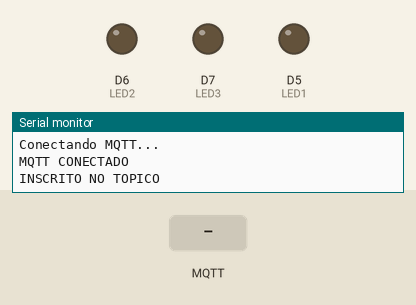
The sketch below on a simulated ESP8266 (NodeMCU). On the bench: output pins drawn as LEDs (lit = HIGH), the last lines printed to the serial monitor. The test bench sets the inputs (shaded band). WiFi joins after 1.5 s; servers stay silent unless stated; no MQTT or app messages arrive unless stated.

Above: at 3.2 s.
3.3 s: MQTT message "0" arrives on the first subscribed topic
At 4.4 s:
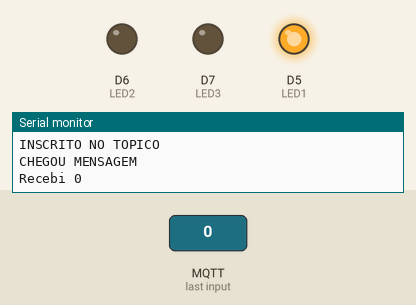
4.8 s: MQTT message "1" arrives on the first subscribed topic
At 5.6 s:
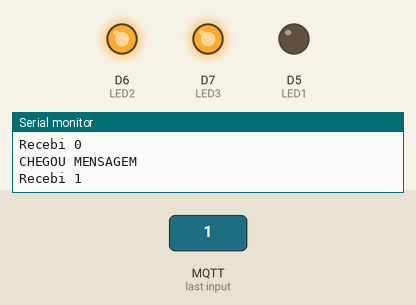
Timing chart, 0 to 7.8 s (numbered marks = the images above; inputs shaded):
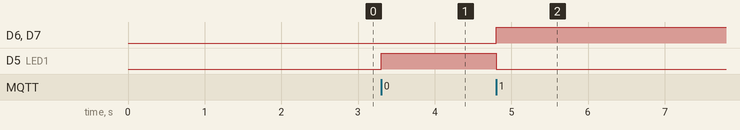

Measured:
- after the input at 3.3 s, D5 (LED1): LOW → HIGH at once
- after the input at 4.8 s, D6 (LED2), D7 (LED3): LOW → HIGH at once; D5 (LED1): HIGH → LOW at once

The sketch:

subscribe_esp_sensor.ino
```cpp
#include <ESP8266WiFi.h>   // Biblioteca que permite o ESP8266 conectar no Wi-Fi
#include <PubSubClient.h>  // Biblioteca que permite usar o protocolo MQTT

// ====== CONFIGURAÇÃO WIFI ======
const char* ssid = "CSI-Lab";        // Nome da rede Wi-Fi que o ESP vai tentar conectar
const char* password = "In@teLCS&I"; // Senha da rede Wi-Fi

// ====== CONFIGURAÇÃO MQTT ======
const char* server = "192.168.66.11"; // Endereço IP do broker MQTT (servidor)
const int port = 1883;                // Porta do MQTT (1883 = padrão sem segurança)
const char* user = "csilab";          // Usuário para autenticação no broker
const char* pass = "WhoAmI#2024";     // Senha para autenticação no broker
const char* topic = "casa/botao";     // Tópico que o ESP vai escutar (subscribe)

// ====== DEFINIÇÃO DOS LEDS ======
#define LED1 D5   // LED1 será ligado quando receber "0"
#define LED2 D6   // LED2 será ligado quando receber "1"
#define LED3 D7   // LED3 será ligado quando receber "1"

// ====== OBJETOS ======
WiFiClient wifiClient;                 // Cria um objeto que gerencia a conexão Wi-Fi
PubSubClient client(wifiClient);       // Cria o cliente MQTT usando a conexão Wi-Fi

// ====== FUNÇÃO QUE EXECUTA QUANDO CHEGA MENSAGEM MQTT ======
void callback(char* topico, byte* payload, unsigned int length) {

  Serial.println("CHEGOU MENSAGEM");   // Mostra que o ESP recebeu algo do broker

  // Aqui vamos analisar apenas o PRIMEIRO caractere recebido
  // payload[0] é o primeiro byte da mensagem

  if (payload[0] == '0') {             // Se o primeiro caractere for '0'
    digitalWrite(LED1, HIGH);          // Liga o LED1
    digitalWrite(LED2, LOW);           // Garante que LED2 está desligado
    digitalWrite(LED3, LOW);           // Garante que LED3 está desligado
    Serial.println("Recebi 0");        // Mostra na serial
  }

  if (payload[0] == '1') {             // Se o primeiro caractere for '1'
    digitalWrite(LED1, LOW);           // Desliga o LED1
    digitalWrite(LED2, HIGH);          // Liga o LED2
    digitalWrite(LED3, HIGH);          // Liga o LED3
    Serial.println("Recebi 1");        // Mostra na serial
  }
}

// ====== FUNÇÃO SETUP (RODA UMA VEZ AO LIGAR) ======
void setup() {

  Serial.begin(115200);                 // Inicia comunicação serial (para debug)
  Serial.println("INICIOU CODIGO");     // Confirma que o ESP começou a rodar

  pinMode(LED1, OUTPUT);                // Define LED1 como saída
  pinMode(LED2, OUTPUT);                // Define LED2 como saída
  pinMode(LED3, OUTPUT);                // Define LED3 como saída

  Serial.println("Iniciando WiFi...");  // Mensagem antes de tentar Wi-Fi

  WiFi.begin(ssid, password);           // Começa tentativa de conexão Wi-Fi

  int tentativas = 0;                   // Contador de tentativas

  // Loop tenta conectar no Wi-Fi no máximo 10 vezes
  while (WiFi.status() != WL_CONNECTED && tentativas < 10) {
    Serial.println("Tentando WiFi..."); // Mostra tentativa
    delay(1000);                       // Espera 1 segundo
    tentativas++;                      // Soma uma tentativa
  }

  // Verifica se conectou ou não
  if (WiFi.status() == WL_CONNECTED) {
    Serial.println("WiFi CONECTADO");  // Conectou com sucesso
  } else {
    Serial.println("FALHA WIFI");      // NÃO conectou → problema de rede
  }

  client.setServer(server, port);      // Define o endereço do broker MQTT

  client.setCallback(callback);        // Define a função que será chamada quando chegar mensagem

  Serial.println("Conectando MQTT..."); // Aviso antes de conectar no broker

  // Tenta conectar UMA VEZ (não trava o código)
  if (client.connect("ESP_SUB", user, pass)) {
    Serial.println("MQTT CONECTADO");  // Conectou com sucesso

    client.subscribe(topic);           // Se inscreve no tópico para receber mensagens
    Serial.println("INSCRITO NO TOPICO"); // Confirma inscrição
  } else {
    Serial.print("ERRO MQTT: ");       // Mostra erro
    Serial.println(client.state());    // Código do erro MQTT
  }
}

// ====== LOOP (RODA PARA SEMPRE) ======
void loop() {

  client.loop();                       // Mantém a comunicação MQTT funcionando
}
```
